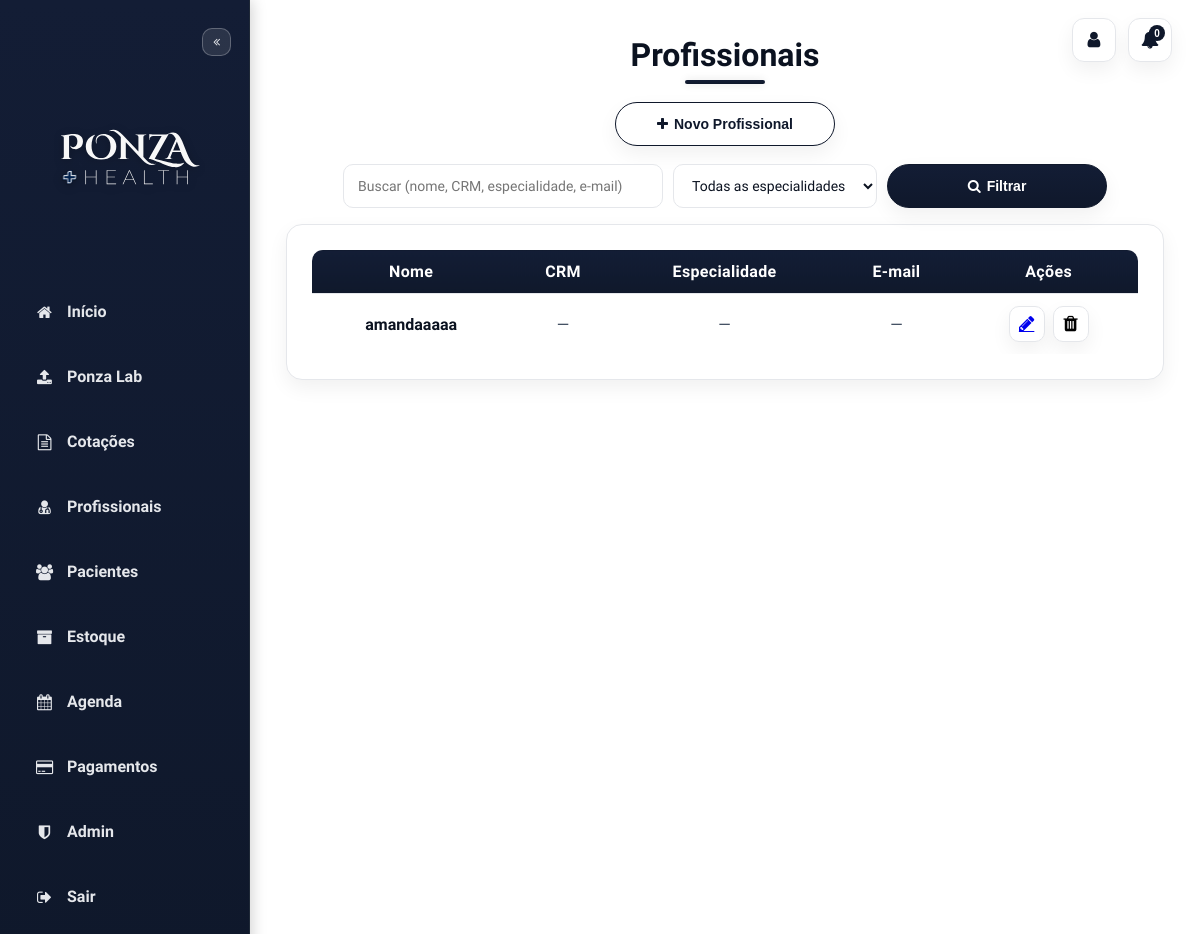
The page /doctors (signed in) on the database its author committed.
### models.py (models this page shows, shortened)
class BaseModel:
    """__init__ flexível baseado em kwargs (compatível com SQLAlchemy)."""

class Doctor(db.Model, BaseModel):
    __tablename__ = "doctors"
    id        = db.Column(db.Integer, primary_key=True)
    user_id   = db.Column(db.Integer, db.ForeignKey("users.id"), index=True, nullable=True)
    user      = relationship("User", backref="doctors")
    name      = db.Column(db.String(120), nullable=False)
    crm       = db.Column(db.String(40))
    email     = db.Column(db.String(120))
    phone     = db.Column(db.String(20))
    specialty = db.Column(db.String(120))
    patients  = relationship("Patient", back_populates="doctor", cascade="all, delete-orphan")
    consults  = relationship("Consult", back_populates="doctor", cascade="all, delete-orphan")
    __table_args__ = (
        Index("ix_doctors_name", "name"),
        Index("ix_doctors_crm", "crm"),
        Index("ix_doctors_email", "email"),
        Index("ix_doctors_specialty", "specialty"),
    )

### app.py (the view, shortened to what this page needs)
@app.route('/doctors')
@login_required
def doctors():
    u = current_user()
    q = (request.args.get('q') or '').strip().lower()
    specialty_f = (request.args.get('specialty') or '').strip()
    base = _doctor_scoped_query()
    if specialty_f:
        base = base.filter(Doctor.specialty == specialty_f)
    items = base.order_by(Doctor.id.desc()).all()
    specs = [r[0] for r in db.session.query(Doctor.specialty)
             .filter(Doctor.specialty.isnot(None))
             .filter(Doctor.specialty != '')
             .distinct()
             .order_by(Doctor.specialty.asc())
             .all()]
    return render_template('doctors.html', doctors=items, specialties=specs, notifications_unread=0)

### app.py (called while the page is built, shortened)
@app.context_processor
def url_helpers():
    def img_url(path, default_rel=None):
        p = (path or "").strip() or (default_rel or "")
        if p.startswith("/files/img/"):
            return p
        return url_for("static", filename=p)
    return {"img_url": img_url}

def get_logged_user() -> Optional[User]:
    uid = session.get('user_id')
    return User.query.get(uid) if uid else None

def login_required(f: Callable[..., Any]) -> Callable[..., Any]:
    @wraps(f)
    def wrapper(*args, **kwargs):
        u = get_logged_user()
        if not u:
            return redirect(url_for('login'))
        g.user = u
        try:
            uname = getattr(u, "username", "") or ""
        except Exception:
            uname = ""
        if uname.lower() == "admin":
            return f(*args, **kwargs)
    return wrapper

def current_user() -> User:
    u = getattr(g, "user", None) or get_logged_user()
    if not u:
        abort(401)
    return cast(User, u)

@app.context_processor
def inject_user_context():
    u = getattr(g, "user", None) or get_logged_user()
    if not u:
        return {}
    return {
        "user": {
            "id": u.id,
            "username": u.username,
            "email": u.email,
            "profile_image": (u.profile_image or DEFAULT_USER_IMAGE),
        }
    }

def _doctor_scoped_query():
    u = current_user()
    base = Doctor.query
    if hasattr(Doctor, 'user_id'):
        base = base.filter(Doctor.user_id == u.id)
    return base

@app.context_processor
def inject_globals():
    return {"now": datetime.utcnow()}

### templates/doctors.html (shortened to what this page needs)
<!DOCTYPE html>
<html lang="pt-br">
<head>
  <link rel="stylesheet" href="https://stackpath.bootstrapcdn.com/font-awesome/4.7.0/css/font-awesome.min.css">
</head>
<body>
  <div class="top-profile">
    <a href="{{ url_for('account') }}" class="icon-btn" title="Minha conta"><i class="fa fa-user"></i></a>
    <button class="icon-btn" type="button" title="Notificações">
      <i class="fa fa-bell"></i><span class="badge">{{ (notifications_unread or 0) }}</span>
    </button>
  </div>
  <div class="sidebar" id="sidebar">
    <button class="sidebar-toggle" onclick="toggleSidebar()" aria-label="Minimizar/Maximizar menu"><i
        class="fa fa-angle-double-left"></i></button>
    <img src="{{ url_for('static', filename='images/3.svg') }}" class="sidebar-logo" alt="Ponza Health" />
    <a href="{{ url_for('index') }}" class="menu-item"><i class="fa fa-home"></i><span class="label">Início</span></a>
    <a href="{{ url_for('upload') }}" class="menu-item"><i class="fa fa-upload"></i><span class="label">Ponza
        Lab</span></a>
    <a href="{{ url_for('quote_index') }}" class="menu-item"><i class="fa fa-file-text-o"></i><span
        class="label">Cotações</span></a>
    <a href="{{ url_for('doctors') }}" class="menu-item"><i class="fa fa-user-md"></i><span
        class="label">Profissionais</span></a>
    <a href="{{ url_for('catalog') }}" class="menu-item"><i class="fa fa-users"></i><span
        class="label">Pacientes</span></a>
    <a href="{{ url_for('products') }}" class="menu-item"><i class="fa fa-archive"></i><span
        class="label">Estoque</span></a>
    <a href="{{ url_for('agenda') }}" class="menu-item"><i class="fa fa-calendar"></i><span
        class="label">Agenda</span></a>
    <a href="{{ url_for('purchase') }}" class="menu-item"><i class="fa fa-credit-card"></i><span
        class="label">Pagamentos</span></a>
    {% if session.username and session.username|lower == 'admin' %}
    <a href="{{ url_for('admin_users') }}" class="menu-item"><i class="fa fa-shield"></i><span
        class="label">Admin</span></a>
    {% endif %}
    <a href="{{ url_for('logout') }}" class="menu-item logout"><i class="fa fa-sign-out"></i><span
        class="label">Sair</span></a>
  </div>
  <div class="content">
    <h2>Profissionais</h2>
    <div class="actions-row">
      <button type="button" class="btn btn-outline" onclick="openModal()">
        <i class="fa fa-plus" style="margin-right:6px;"></i>Novo Profissional
      </button>
    </div>
    <form class="filter-form" method="get" action="{{ url_for('doctors') }}">
      <input class="menu-input" type="search" name="q" placeholder="Buscar (nome, CRM, especialidade, e-mail)"
        value="{{ request.args.get('q','') }}" style="width:320px">
      <select class="menu-select" name="specialty">
        <option value="">Todas as especialidades</option>
      </select>
      <button class="btn" type="submit"><i class="fa fa-search" style="margin-right:6px;"></i>Filtrar</button>
    </form>
    <div class="panel">
      <table>
        <thead>
          <tr>
            <th>Nome</th>
            <th>CRM</th>
            <th>Especialidade</th>
            <th>E-mail</th>
            <th style="text-align:center;">Ações</th>
          </tr>
        </thead>
        <tbody>
          {% for d in doctors %}
          <tr>
            <td><a class="name-link" href="{{ url_for('doctor_view', doctor_id=d.id) }}">{{ d.name }}</a></td>
            <td>{{ d.crm or '—' }}</td>
            <td>{{ d.specialty or '—' }}</td>
            <td>{{ d.email or '—' }}</td>
            <td style="text-align:center;">
              <div style="display:inline-flex;align-items:center;gap:8px;">
                <a class="icon-square" href="{{ url_for('doctor_view', doctor_id=d.id) }}#edit" title="Editar"
                  aria-label="Editar"><i class="fa fa-pencil"></i></a>
                <form method="post" action="{{ url_for('doctor_delete', doctor_id=d.id) }}"
                  onsubmit="return confirm('Remover este profissional?')" style="margin:0;">
                  <button type="submit" class="icon-square danger" title="Remover" aria-label="Remover"><i
                      class="fa fa-trash"></i></button>
                </form>
              </div>
            </td>
          </tr>
          {% else %}
          <tr>
            <td colspan="5" style="color:var(--ink-dim);text-align:center;">Nenhum profissional encontrado.</td>
          </tr>
          {% endfor %}
        </tbody>
      </table>
    </div>
  </div>
</body>
</html>

### rows shown on the page
Doctor: name "amandaaaaa", crm "—", specialty "—", email "—"

### other values the page prints
{{ (notifications_unread or 0) }} "0"
